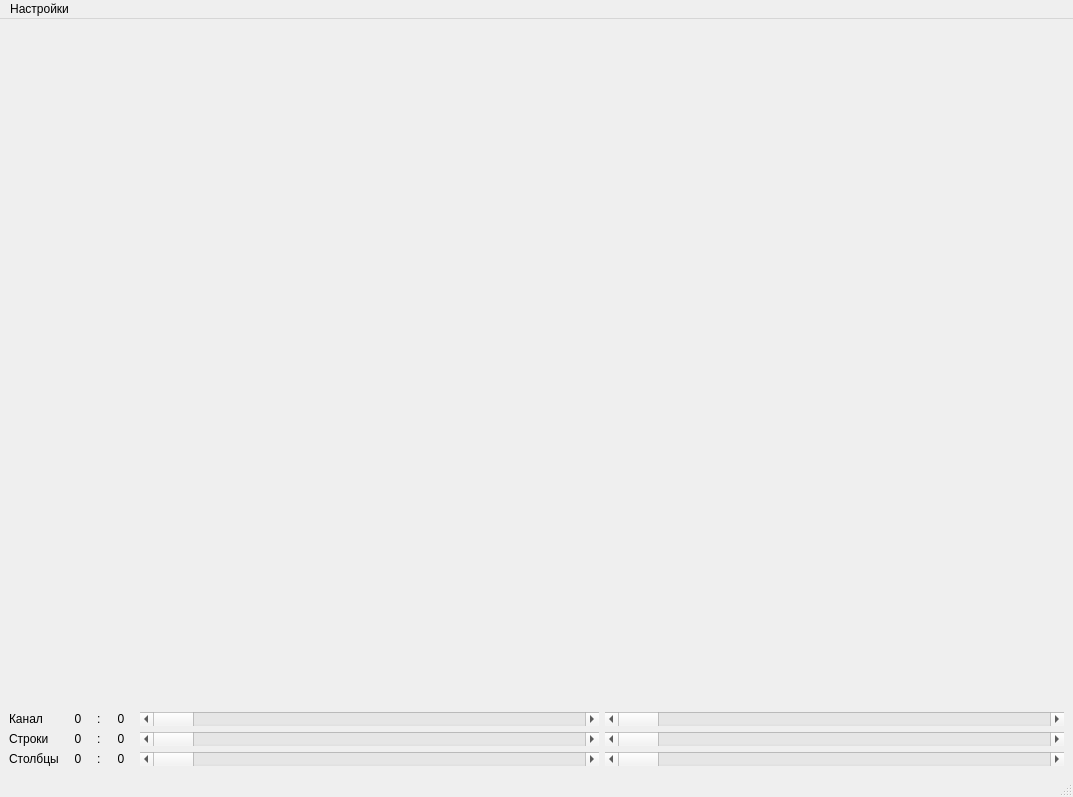
<?xml version="1.0" encoding="UTF-8"?>
<ui version="4.0">
 <class>MainWindow</class>
 <widget class="QMainWindow" name="MainWindow">
  <property name="geometry">
   <rect>
    <x>0</x>
    <y>0</y>
    <width>1073</width>
    <height>797</height>
   </rect>
  </property>
  <property name="sizePolicy">
   <sizepolicy hsizetype="Preferred" vsizetype="Preferred">
    <horstretch>0</horstretch>
    <verstretch>0</verstretch>
   </sizepolicy>
  </property>
  <property name="windowTitle">
   <string>Гиперкуб</string>
  </property>
  <widget class="QWidget" name="centralwidget">
   <layout class="QVBoxLayout" name="verticalLayout_5">
    <item>
     <layout class="QVBoxLayout" name="verticalLayout">
      <item>
       <widget class="GLWidget" name="widgetHyperCube" native="true"/>
      </item>
     </layout>
    </item>
    <item>
     <layout class="QGridLayout" name="gridLayout_2" columnstretch="1,1,1,1,100,100">
      <property name="sizeConstraint">
       <enum>QLayout::SetMinimumSize</enum>
      </property>
      <property name="leftMargin">
       <number>0</number>
      </property>
      <property name="horizontalSpacing">
       <number>6</number>
      </property>
      <item row="2" column="5">
       <widget class="QScrollBar" name="horizontalScrollBar_Y2">
        <property name="layoutDirection">
         <enum>Qt::LeftToRight</enum>
        </property>
        <property name="orientation">
         <enum>Qt::Horizontal</enum>
        </property>
       </widget>
      </item>
      <item row="0" column="5">
       <widget class="QScrollBar" name="horizontalScrollBar_Ch2">
        <property name="layoutDirection">
         <enum>Qt::LeftToRight</enum>
        </property>
        <property name="orientation">
         <enum>Qt::Horizontal</enum>
        </property>
       </widget>
      </item>
      <item row="0" column="4">
       <widget class="QScrollBar" name="horizontalScrollBar_Ch1">
        <property name="orientation">
         <enum>Qt::Horizontal</enum>
        </property>
       </widget>
      </item>
      <item row="1" column="5">
       <widget class="QScrollBar" name="horizontalScrollBar_X2">
        <property name="layoutDirection">
         <enum>Qt::LeftToRight</enum>
        </property>
        <property name="value">
         <number>0</number>
        </property>
        <property name="orientation">
         <enum>Qt::Horizontal</enum>
        </property>
        <property name="invertedControls">
         <bool>true</bool>
        </property>
       </widget>
      </item>
      <item row="2" column="4">
       <widget class="QScrollBar" name="horizontalScrollBar_Y1">
        <property name="orientation">
         <enum>Qt::Horizontal</enum>
        </property>
       </widget>
      </item>
      <item row="1" column="4">
       <widget class="QScrollBar" name="horizontalScrollBar_X1">
        <property name="orientation">
         <enum>Qt::Horizontal</enum>
        </property>
       </widget>
      </item>
      <item row="0" column="3">
       <widget class="QLabel" name="label">
        <property name="sizePolicy">
         <sizepolicy hsizetype="Minimum" vsizetype="Preferred">
          <horstretch>0</horstretch>
          <verstretch>0</verstretch>
         </sizepolicy>
        </property>
        <property name="minimumSize">
         <size>
          <width>26</width>
          <height>0</height>
         </size>
        </property>
        <property name="text">
         <string>0</string>
        </property>
        <property name="alignment">
         <set>Qt::AlignCenter</set>
        </property>
       </widget>
      </item>
      <item row="0" column="2">
       <widget class="QLabel" name="label_2">
        <property name="text">
         <string>:</string>
        </property>
       </widget>
      </item>
      <item row="0" column="0">
       <widget class="QLabel" name="label_3">
        <property name="frameShape">
         <enum>QFrame::NoFrame</enum>
        </property>
        <property name="text">
         <string>Канал</string>
        </property>
       </widget>
      </item>
      <item row="1" column="0">
       <widget class="QLabel" name="label_4">
        <property name="text">
         <string>Строки</string>
        </property>
       </widget>
      </item>
      <item row="1" column="2">
       <widget class="QLabel" name="label_5">
        <property name="text">
         <string>:</string>
        </property>
       </widget>
      </item>
      <item row="1" column="3">
       <widget class="QLabel" name="label_6">
        <property name="sizePolicy">
         <sizepolicy hsizetype="Minimum" vsizetype="Preferred">
          <horstretch>0</horstretch>
          <verstretch>0</verstretch>
         </sizepolicy>
        </property>
        <property name="minimumSize">
         <size>
          <width>26</width>
          <height>0</height>
         </size>
        </property>
        <property name="text">
         <string>0</string>
        </property>
        <property name="alignment">
         <set>Qt::AlignCenter</set>
        </property>
       </widget>
      </item>
      <item row="2" column="0">
       <widget class="QLabel" name="label_7">
        <property name="text">
         <string>Столбцы</string>
        </property>
       </widget>
      </item>
      <item row="2" column="2">
       <widget class="QLabel" name="label_8">
        <property name="text">
         <string>:</string>
        </property>
       </widget>
      </item>
      <item row="2" column="3">
       <widget class="QLabel" name="label_9">
        <property name="sizePolicy">
         <sizepolicy hsizetype="Minimum" vsizetype="Preferred">
          <horstretch>0</horstretch>
          <verstretch>0</verstretch>
         </sizepolicy>
        </property>
        <property name="minimumSize">
         <size>
          <width>26</width>
          <height>0</height>
         </size>
        </property>
        <property name="text">
         <string>0</string>
        </property>
        <property name="alignment">
         <set>Qt::AlignCenter</set>
        </property>
       </widget>
      </item>
      <item row="0" column="1">
       <widget class="QLabel" name="label_19">
        <property name="sizePolicy">
         <sizepolicy hsizetype="Minimum" vsizetype="Preferred">
          <horstretch>0</horstretch>
          <verstretch>0</verstretch>
         </sizepolicy>
        </property>
        <property name="minimumSize">
         <size>
          <width>26</width>
          <height>0</height>
         </size>
        </property>
        <property name="text">
         <string>0</string>
        </property>
        <property name="alignment">
         <set>Qt::AlignCenter</set>
        </property>
       </widget>
      </item>
      <item row="1" column="1">
       <widget class="QLabel" name="label_20">
        <property name="sizePolicy">
         <sizepolicy hsizetype="Minimum" vsizetype="Preferred">
          <horstretch>0</horstretch>
          <verstretch>0</verstretch>
         </sizepolicy>
        </property>
        <property name="minimumSize">
         <size>
          <width>26</width>
          <height>0</height>
         </size>
        </property>
        <property name="text">
         <string>0</string>
        </property>
        <property name="alignment">
         <set>Qt::AlignCenter</set>
        </property>
       </widget>
      </item>
      <item row="2" column="1" alignment="Qt::AlignHCenter">
       <widget class="QLabel" name="label_21">
        <property name="sizePolicy">
         <sizepolicy hsizetype="Minimum" vsizetype="Preferred">
          <horstretch>0</horstretch>
          <verstretch>0</verstretch>
         </sizepolicy>
        </property>
        <property name="minimumSize">
         <size>
          <width>26</width>
          <height>0</height>
         </size>
        </property>
        <property name="text">
         <string>0</string>
        </property>
        <property name="alignment">
         <set>Qt::AlignCenter</set>
        </property>
       </widget>
      </item>
     </layout>
    </item>
   </layout>
  </widget>
  <widget class="QMenuBar" name="menubar">
   <property name="geometry">
    <rect>
     <x>0</x>
     <y>0</y>
     <width>1073</width>
     <height>21</height>
    </rect>
   </property>
   <widget class="QMenu" name="menu">
    <property name="title">
     <string>Настройки</string>
    </property>
    <addaction name="actionBrightCheck"/>
   </widget>
   <addaction name="menu"/>
  </widget>
  <widget class="QStatusBar" name="statusbar"/>
  <action name="actionBrightCheck">
   <property name="checkable">
    <bool>true</bool>
   </property>
   <property name="text">
    <string>Яркость под курсором </string>
   </property>
  </action>
 </widget>
 <customwidgets>
  <customwidget>
   <class>GLWidget</class>
   <extends>QWidget</extends>
   <header>glwidget.h</header>
   <container>1</container>
   <slots>
    <slot>slider1ValueChanged(int)</slot>
    <slot>sliderCh1ValueChanged(int)</slot>
    <slot>sliderCh2ValueChanged(int)</slot>
    <slot>sliderX1ValueChanged(int)</slot>
    <slot>sliderX2ValueChanged(int)</slot>
    <slot>sliderY1ValueChanged(int)</slot>
    <slot>sliderY2ValueChanged(int)</slot>
   </slots>
  </customwidget>
 </customwidgets>
 <resources/>
 <connections>
  <connection>
   <sender>horizontalScrollBar_Ch1</sender>
   <signal>valueChanged(int)</signal>
   <receiver>widgetHyperCube</receiver>
   <slot>sliderCh1ValueChanged(int)</slot>
   <hints>
    <hint type="sourcelabel">
     <x>137</x>
     <y>484</y>
    </hint>
    <hint type="destinationlabel">
     <x>250</x>
     <y>253</y>
    </hint>
   </hints>
  </connection>
  <connection>
   <sender>horizontalScrollBar_Ch2</sender>
   <signal>valueChanged(int)</signal>
   <receiver>widgetHyperCube</receiver>
   <slot>sliderCh2ValueChanged(int)</slot>
   <hints>
    <hint type="sourcelabel">
     <x>679</x>
     <y>488</y>
    </hint>
    <hint type="destinationlabel">
     <x>670</x>
     <y>254</y>
    </hint>
   </hints>
  </connection>
  <connection>
   <sender>horizontalScrollBar_X1</sender>
   <signal>valueChanged(int)</signal>
   <receiver>widgetHyperCube</receiver>
   <slot>sliderX1ValueChanged(int)</slot>
   <hints>
    <hint type="sourcelabel">
     <x>460</x>
     <y>580</y>
    </hint>
    <hint type="destinationlabel">
     <x>462</x>
     <y>292</y>
    </hint>
   </hints>
  </connection>
  <connection>
   <sender>horizontalScrollBar_X2</sender>
   <signal>valueChanged(int)</signal>
   <receiver>widgetHyperCube</receiver>
   <slot>sliderX2ValueChanged(int)</slot>
   <hints>
    <hint type="sourcelabel">
     <x>782</x>
     <y>585</y>
    </hint>
    <hint type="destinationlabel">
     <x>782</x>
     <y>277</y>
    </hint>
   </hints>
  </connection>
  <connection>
   <sender>horizontalScrollBar_Y1</sender>
   <signal>valueChanged(int)</signal>
   <receiver>widgetHyperCube</receiver>
   <slot>sliderY1ValueChanged(int)</slot>
   <hints>
    <hint type="sourcelabel">
     <x>249</x>
     <y>675</y>
    </hint>
    <hint type="destinationlabel">
     <x>309</x>
     <y>317</y>
    </hint>
   </hints>
  </connection>
  <connection>
   <sender>horizontalScrollBar_Y2</sender>
   <signal>valueChanged(int)</signal>
   <receiver>widgetHyperCube</receiver>
   <slot>sliderY2ValueChanged(int)</slot>
   <hints>
    <hint type="sourcelabel">
     <x>879</x>
     <y>678</y>
    </hint>
    <hint type="destinationlabel">
     <x>868</x>
     <y>331</y>
    </hint>
   </hints>
  </connection>
  <connection>
   <sender>horizontalScrollBar_Ch1</sender>
   <signal>valueChanged(int)</signal>
   <receiver>label_19</receiver>
   <slot>setNum(int)</slot>
   <hints>
    <hint type="sourcelabel">
     <x>168</x>
     <y>486</y>
    </hint>
    <hint type="destinationlabel">
     <x>66</x>
     <y>479</y>
    </hint>
   </hints>
  </connection>
  <connection>
   <sender>horizontalScrollBar_Ch2</sender>
   <signal>valueChanged(int)</signal>
   <receiver>label</receiver>
   <slot>setNum(int)</slot>
   <hints>
    <hint type="sourcelabel">
     <x>761</x>
     <y>486</y>
    </hint>
    <hint type="destinationlabel">
     <x>113</x>
     <y>486</y>
    </hint>
   </hints>
  </connection>
  <connection>
   <sender>horizontalScrollBar_X1</sender>
   <signal>valueChanged(int)</signal>
   <receiver>label_20</receiver>
   <slot>setNum(int)</slot>
   <hints>
    <hint type="sourcelabel">
     <x>139</x>
     <y>587</y>
    </hint>
    <hint type="destinationlabel">
     <x>63</x>
     <y>580</y>
    </hint>
   </hints>
  </connection>
  <connection>
   <sender>horizontalScrollBar_X2</sender>
   <signal>valueChanged(int)</signal>
   <receiver>label_6</receiver>
   <slot>setNum(int)</slot>
   <hints>
    <hint type="sourcelabel">
     <x>675</x>
     <y>585</y>
    </hint>
    <hint type="destinationlabel">
     <x>114</x>
     <y>589</y>
    </hint>
   </hints>
  </connection>
  <connection>
   <sender>horizontalScrollBar_Y1</sender>
   <signal>valueChanged(int)</signal>
   <receiver>label_21</receiver>
   <slot>setNum(int)</slot>
   <hints>
    <hint type="sourcelabel">
     <x>194</x>
     <y>686</y>
    </hint>
    <hint type="destinationlabel">
     <x>66</x>
     <y>678</y>
    </hint>
   </hints>
  </connection>
  <connection>
   <sender>horizontalScrollBar_Y2</sender>
   <signal>valueChanged(int)</signal>
   <receiver>label_9</receiver>
   <slot>setNum(int)</slot>
   <hints>
    <hint type="sourcelabel">
     <x>715</x>
     <y>679</y>
    </hint>
    <hint type="destinationlabel">
     <x>111</x>
     <y>686</y>
    </hint>
   </hints>
  </connection>
 </connections>
</ui>
